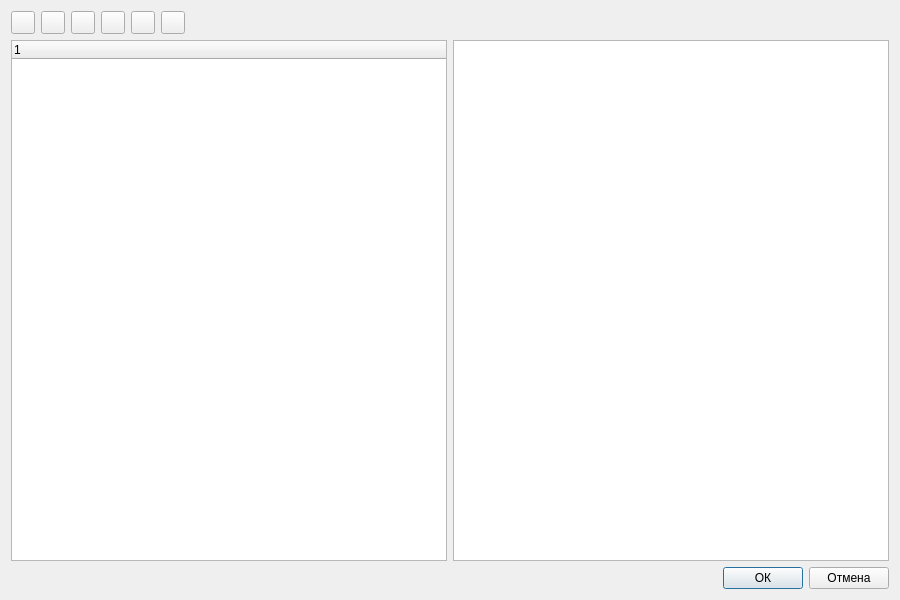
<?xml version="1.0" encoding="UTF-8"?>
<ui version="4.0">
 <class>AbstractTreeTableForm</class>
 <widget class="QDialog" name="AbstractTreeTableForm">
  <property name="geometry">
   <rect>
    <x>120</x>
    <y>80</y>
    <width>900</width>
    <height>600</height>
   </rect>
  </property>
  <property name="windowTitle">
   <string>Форма</string>
  </property>
  <layout class="QVBoxLayout" name="verticalLayout">
   <item>
    <layout class="QHBoxLayout" name="toolbarLayout">
     <item>
      <widget class="QToolButton" name="tbtn_add">
       <property name="text">
        <string/>
       </property>
      </widget>
     </item>
     <item>
      <widget class="QToolButton" name="tbtn_edit">
       <property name="text">
        <string/>
       </property>
      </widget>
     </item>
     <item>
      <widget class="QToolButton" name="tbtn_delete">
       <property name="text">
        <string/>
       </property>
      </widget>
     </item>
     <item>
      <widget class="QToolButton" name="tbtn_refresh">
       <property name="text">
        <string/>
       </property>
      </widget>
     </item>
     <item>
      <widget class="QToolButton" name="tbtn_view">
       <property name="text">
        <string/>
       </property>
      </widget>
     </item>
     <item>
      <widget class="QToolButton" name="tbtn_macro">
       <property name="text">
        <string/>
       </property>
      </widget>
     </item>
     <item>
      <spacer name="toolbarSpacer">
       <property name="orientation">
        <enum>Qt::Horizontal</enum>
       </property>
       <property name="sizeHint" stdset="0">
        <size>
         <width>40</width>
         <height>20</height>
        </size>
       </property>
      </spacer>
     </item>
    </layout>
   </item>
   <item>
    <layout class="QHBoxLayout" name="contentLayout">
     <item>
      <widget class="QTreeWidget" name="tw"/>
     </item>
     <item>
      <widget class="QTableWidget" name="tbl">
       <property name="rowCount">
        <number>0</number>
       </property>
       <property name="columnCount">
        <number>0</number>
       </property>
      </widget>
     </item>
    </layout>
   </item>
   <item>
    <layout class="QHBoxLayout" name="buttonsLayout">
     <item>
      <spacer name="buttonsSpacer">
       <property name="orientation">
        <enum>Qt::Horizontal</enum>
       </property>
       <property name="sizeHint" stdset="0">
        <size>
         <width>40</width>
         <height>20</height>
        </size>
       </property>
      </spacer>
     </item>
     <item>
      <widget class="QPushButton" name="btn_ok">
       <property name="text">
        <string>ОК</string>
       </property>
      </widget>
     </item>
     <item>
      <widget class="QPushButton" name="btn_cancel">
       <property name="text">
        <string>Отмена</string>
       </property>
      </widget>
     </item>
    </layout>
   </item>
  </layout>
 </widget>
</ui>
